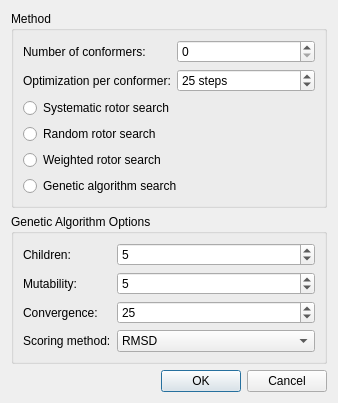
<?xml version="1.0" encoding="UTF-8"?>
<ui version="4.0">
 <class>ConformerSearchDialog</class>
 <widget class="QDialog" name="ConformerSearchDialog">
  <property name="geometry">
   <rect>
    <x>0</x>
    <y>0</y>
    <width>338</width>
    <height>400</height>
   </rect>
  </property>
  <property name="windowTitle">
   <string>Conformer Search</string>
  </property>
  <layout class="QVBoxLayout">
   <item>
    <widget class="QGroupBox" name="systematicOptionsGroupBox">
     <property name="title">
      <string>Method</string>
     </property>
     <layout class="QFormLayout" name="formLayout">
      <item row="0" column="0">
       <widget class="QLabel" name="label">
        <property name="text">
         <string>Number of conformers:</string>
        </property>
       </widget>
      </item>
      <item row="0" column="1">
       <widget class="QSpinBox" name="numSpin">
        <property name="maximum">
         <number>10000</number>
        </property>
       </widget>
      </item>
      <item row="2" column="0" colspan="2">
       <widget class="QRadioButton" name="systematicRadio">
        <property name="text">
         <string>Systematic rotor search</string>
        </property>
       </widget>
      </item>
      <item row="3" column="0" colspan="2">
       <widget class="QRadioButton" name="randomRadio">
        <property name="text">
         <string>Random rotor search</string>
        </property>
       </widget>
      </item>
      <item row="4" column="0" colspan="2">
       <widget class="QRadioButton" name="weightedRadio">
        <property name="text">
         <string>Weighted rotor search</string>
        </property>
       </widget>
      </item>
      <item row="5" column="0" colspan="2">
       <widget class="QRadioButton" name="geneticRadio">
        <property name="text">
         <string>Genetic algorithm search</string>
        </property>
       </widget>
      </item>
      <item row="1" column="0">
       <widget class="QLabel" name="optimizationStepsLabel">
        <property name="text">
         <string>Optimization per conformer:</string>
        </property>
       </widget>
      </item>
      <item row="1" column="1">
       <widget class="QSpinBox" name="optimizationStepsSpinBox">
        <property name="suffix">
         <string> steps</string>
        </property>
        <property name="minimum">
         <number>5</number>
        </property>
        <property name="maximum">
         <number>250</number>
        </property>
        <property name="value">
         <number>25</number>
        </property>
       </widget>
      </item>
     </layout>
    </widget>
   </item>
   <item>
    <widget class="QGroupBox" name="geneticGroupBox">
     <property name="title">
      <string>Genetic Algorithm Options</string>
     </property>
     <layout class="QVBoxLayout" name="verticalLayout">
      <item>
       <layout class="QFormLayout" name="formLayout_2">
        <item row="0" column="0">
         <widget class="QLabel" name="label_2">
          <property name="toolTip">
           <string>number of children for each parent geometry</string>
          </property>
          <property name="text">
           <string>Children:</string>
          </property>
         </widget>
        </item>
        <item row="0" column="1">
         <widget class="QSpinBox" name="childrenSpinBox">
          <property name="toolTip">
           <string>number of children for each parent geometry</string>
          </property>
          <property name="minimum">
           <number>1</number>
          </property>
          <property name="maximum">
           <number>9999</number>
          </property>
          <property name="value">
           <number>5</number>
          </property>
         </widget>
        </item>
        <item row="1" column="0">
         <widget class="QLabel" name="label_3">
          <property name="toolTip">
           <string>mutation frequency (lower = more frequent mutations)</string>
          </property>
          <property name="text">
           <string>Mutability:</string>
          </property>
         </widget>
        </item>
        <item row="1" column="1">
         <widget class="QSpinBox" name="mutabilitySpinBox">
          <property name="toolTip">
           <string>mutation frequency (lower = more frequent mutations)</string>
          </property>
          <property name="minimum">
           <number>1</number>
          </property>
          <property name="maximum">
           <number>9999</number>
          </property>
          <property name="value">
           <number>5</number>
          </property>
         </widget>
        </item>
        <item row="2" column="0">
         <widget class="QLabel" name="label_4">
          <property name="toolTip">
           <string>number of identical generations before convergence is reached</string>
          </property>
          <property name="text">
           <string>Convergence:</string>
          </property>
         </widget>
        </item>
        <item row="2" column="1">
         <widget class="QSpinBox" name="convergenceSpinBox">
          <property name="toolTip">
           <string>number of identical generations before convergence is reached</string>
          </property>
          <property name="minimum">
           <number>2</number>
          </property>
          <property name="maximum">
           <number>999</number>
          </property>
          <property name="value">
           <number>25</number>
          </property>
         </widget>
        </item>
        <item row="3" column="0">
         <widget class="QLabel" name="label_5">
          <property name="text">
           <string>Scoring method:</string>
          </property>
         </widget>
        </item>
        <item row="3" column="1">
         <widget class="QComboBox" name="scoringComboBox">
          <property name="toolTip">
           <string>scoring method for the genetic algorithm (RMSD = geometric distance, energy = lowest energies)</string>
          </property>
          <item>
           <property name="text">
            <string>RMSD</string>
           </property>
          </item>
          <item>
           <property name="text">
            <string>Energy</string>
           </property>
          </item>
         </widget>
        </item>
       </layout>
      </item>
     </layout>
    </widget>
   </item>
   <item>
    <widget class="QDialogButtonBox" name="buttonBox">
     <property name="orientation">
      <enum>Qt::Horizontal</enum>
     </property>
     <property name="standardButtons">
      <set>QDialogButtonBox::Cancel|QDialogButtonBox::Ok</set>
     </property>
    </widget>
   </item>
  </layout>
 </widget>
 <resources/>
 <connections>
  <connection>
   <sender>buttonBox</sender>
   <signal>accepted()</signal>
   <receiver>ConformerSearchDialog</receiver>
   <slot>accept()</slot>
   <hints>
    <hint type="sourcelabel">
     <x>248</x>
     <y>254</y>
    </hint>
    <hint type="destinationlabel">
     <x>157</x>
     <y>274</y>
    </hint>
   </hints>
  </connection>
  <connection>
   <sender>buttonBox</sender>
   <signal>rejected()</signal>
   <receiver>ConformerSearchDialog</receiver>
   <slot>reject()</slot>
   <hints>
    <hint type="sourcelabel">
     <x>316</x>
     <y>260</y>
    </hint>
    <hint type="destinationlabel">
     <x>286</x>
     <y>274</y>
    </hint>
   </hints>
  </connection>
 </connections>
</ui>
